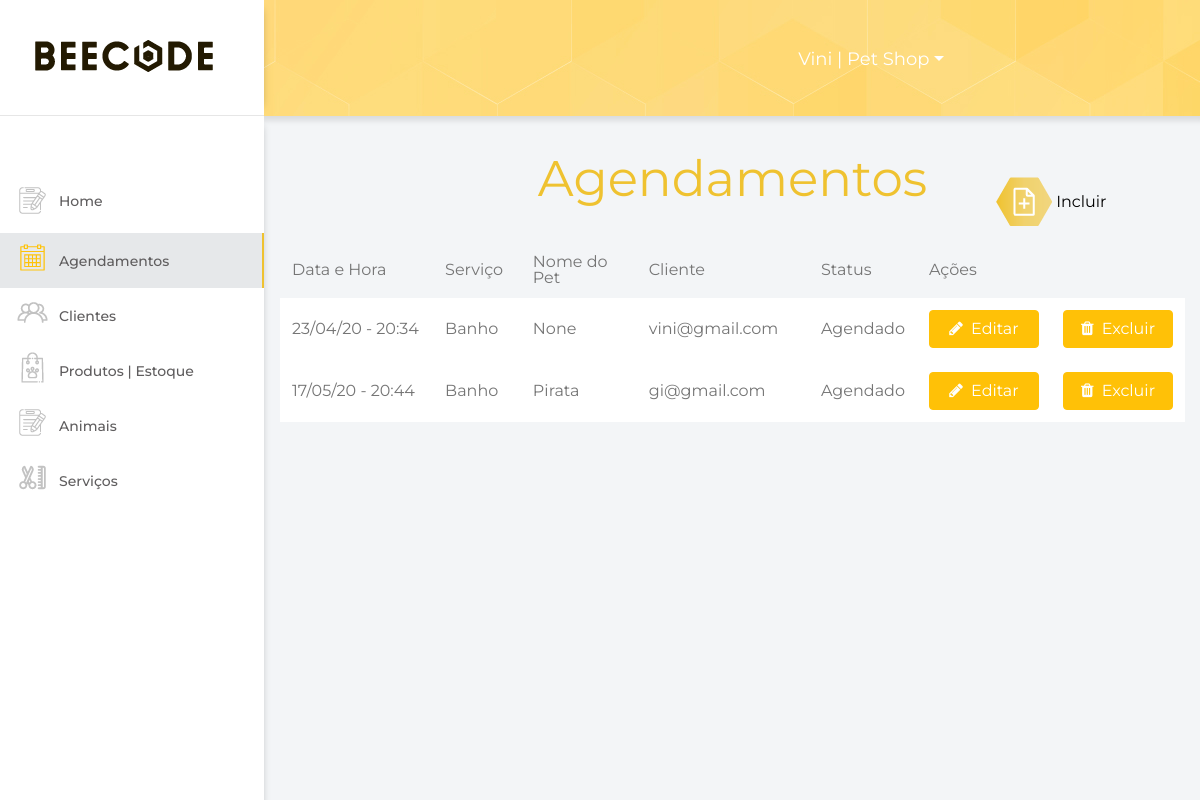
/agendamentos/ (signed in), run on the app's committed database.
### accounts/models.py (models this page shows, shortened)
class User(AbstractUser):
    SEXO_CHOICES = (
        ("F", "Feminino"),
        ("M", "Masculino"),
        ("N", "Nenhuma das opções"),
    )
    USER_TYPE = (
        ("C", "Cliente"),
        ("F", "Funcionário"),
    )
    phone = models.IntegerField("Telefone", default=0)
    birth_date = models.DateTimeField("Data de Nascimento", auto_now_add=False, blank=True, null=True, default=timezone.now)
    job_rule = models.CharField("Cargo", max_length=8, null=False, blank=True)
    sex = models.CharField("Sexo", max_length=1, choices=SEXO_CHOICES)
    user_type = models.CharField("Tipo de Usuário", max_length=1, choices=USER_TYPE, default="C")
    cpf = models.CharField("CPF", max_length=11, null=False, blank=False)
    zipcode = models.IntegerField('CEP', default=0, null=True, blank=True)
    street = models.CharField('Rua', max_length=100, null=True, blank=True)
    number = models.IntegerField('Número', default=0, null=True, blank=True)
    complement = models.CharField('Complemento', max_length=100, null=False, blank=True)
    district = models.CharField('Bairro', max_length=30, null=True, blank=True)
    city = models.CharField('Cidade', max_length=30, null=True, blank=True)
    state = models.CharField('Estado', max_length=2, null=True, blank=True)
    created_at = models.DateTimeField("Data de Criação", auto_now_add=True)
    updated_at = models.DateTimeField("Data de Alteração", auto_now=True)
    class Meta:
        verbose_name = "Usuário"
        verbose_name_plural = "Usuários"

### schedules/models.py (models this page shows)
class Schedule(models.Model):
    STATUS_CHOICES = (
        ("A", "Agendado"),
        ("T", "Atendido"),
        ("C", "Cancelado"),
    )
    schedule = models.DateTimeField(verbose_name="Data e Horário", auto_now_add=False, blank=True, null=True, default=timezone.now)
    user = models.ForeignKey(User, verbose_name="Cliente", on_delete=models.CASCADE)
    pet = models.ForeignKey(Pets, verbose_name="Animal", on_delete=models.CASCADE)
    service = models.ForeignKey(Service, verbose_name="Serviço", on_delete=models.CASCADE)
    status = models.CharField("Status", max_length=1, choices=STATUS_CHOICES, default="A")
    created_at = models.DateTimeField("Data de Criação", auto_now_add=True)
    updated_at = models.DateTimeField("Data de Alteração", auto_now=True)
    class Meta:
        verbose_name = "Agendamento"
        verbose_name_plural = "Agendamentos"

### services/models.py (models this page shows, shortened)
class Service(models.Model):
    code = models.CharField("Código do Serviço", max_length=999, null=False, blank=False)
    name = models.CharField("Nome do Serviço", max_length=256, null=False, blank=False)
    created_at = models.DateTimeField("Data de Criação", auto_now_add=True)
    updated_at = models.DateTimeField("Data de Alteração", auto_now=True)
    class Meta:
        verbose_name = "Serviço"
        verbose_name_plural = "Serviços"

### pets/models.py (models this page shows, shortened)
class Pets(models.Model):
    PET_CHOICES = (
        ('Cachorro', 'Cachorro'),
        ('Gato', 'Gato'),
        ('Hamster', 'Hamster'),
        ('Pássaro', 'Pássaro'),
        ('Peixe', 'Peixe' )
    )
    CLASS_CHOICES = (
        ('P', 'Pequeno'),
        ('M', 'Médio'),
        ('G', 'Grande'),
    )
    user = models.ForeignKey(User, verbose_name="Usuario", on_delete=models.CASCADE)
    name_pet = models.CharField('Nome do Pet', max_length=56, null=True, blank=False)
    type_pet = models.CharField("Tipo de Pet", max_length=20, choices=PET_CHOICES)
    class_pet = models.CharField("Porte de Pet", max_length=1, choices=CLASS_CHOICES)
    breed = models.CharField('Raça', max_length=56, null=True, blank=False)
    class Meta:
        verbose_name = "Animal"
        verbose_name_plural = "Animais"

### schedules/views.py (the view)
# urls.py: path('', include('schedules.urls', namespace="schedules")),
@login_required
def schedules(request):
    schedules = Schedule.objects.all()
    return render(request, "schedules/schedules.html", context={
        "schedules": schedules
    })

### schedules/templates/schedules/schedules.html (shortened to what this page needs)
{% extends "base.html" %}
{% load crispy_forms_tags %}
{% load static %}
{% block content %}
<div class="home">
    <div class="d-flex justify-content-center p-2">
        <h1>Agendamentos</h1>
    </div>
    <div class="container">
        {% if schedules %}
        <table class="table table-stripped text-black">
            <thead>
                <tr>
                    <td width="20%">Data e Hora</td>
                    <td width="10%">Serviço</td>
                    <td width="15%">Nome do Pet</td>
                    <td width="20%">Cliente</td>
                    <td width="10%">Status</td>
                    <td width="5%">Ações</td>
                </tr>
            </thead>
            <tbody class="corpo-table">
                {% for schedule in schedules %}
                <tr>
                    <td>{{ schedule.schedule|date:"d/m/y - H:i" }}</td>
                    <td>{{ schedule.service.name }}</td>
                    <td>{{ schedule.pet.name_pet }}</td>
                    <td>{{ schedule.user.email }}</td>
                    <td>{{ schedule.get_status_display }}</td>
                    <td>
                        <a href="{% url 'schedules:schedule_update' schedule.pk %}" class="btn btn-warning">
                            <i class="fa fa-pencil" aria-hidden="true">
                                <span>&nbsp;Editar</span>
                            </i>
                        </a>
                    </td>
                    <td>
                        <a href="{% url 'schedules:schedule_delete' schedule.pk %}" class="btn btn-warning">
                            <i class="fa fa-trash" aria-hidden="true">
                                <span>&nbsp;Excluir</span>
                            </i>
                        </a>
                    </td>
                </tr>
                {% endfor %}
            </tbody>
        </table>
        {% else %}
        <div class="container" style="text-align: center">
            <h1 class="naoTem">Não tem nenhum agendamento cadastrado!</h1>
        </div>
        {% endif %}
        <a class="btn-incluir" href="{% url 'schedules:schedule_create' %}"><img
                src="{% static 'img/icon-incluir.png' %}" alt="Incluir">
            <span>&nbsp;Incluir</span></a>
    </div>
</div>
{% endblock %}

### core/templates/navbar.html (shortened to what this page needs)
{% load sass_tags %} {% load static %} {% block navbar %}
<div class="nav">
  <div class="logo">
    <a class="navbar-brand" href="{% url 'index' %}">
      <img class="user" src="{% static 'img/logo.png' %}" />
    </a>
  </div>
  <div class="config">
    <ul class="nav nav-tabs">
      <li class="nav-item dropdown">
        {% if user.is_authenticated %}
        <a class="nav-link dropdown-toggle" data-toggle="dropdown" href="#" role="button" aria-haspopup="true"
          aria-expanded="false">{{ user.username }} | Pet Shop</a>
    {% endif %}
  </div>
</div>
<div class="nav-vertical">
  <ul class="nav flex-column">
    <li class="nav-item">
      <a class="nav-link homeNav" href="{% url 'index' %}">
        <img class="img-cadastro" src="{% static 'img/cadastro.png' %}" alt="home" />
        <span>Home</span>
      </a>
    </li>
    {% if user.is_authenticated %}
    <li class="nav-item">
      <a class="nav-link navAgendamento" href="{% url 'schedules:schedules' %}">
        <img class="img-cadastro" src="{% static 'img/agendamento.png' %}" alt="schedules" />
        Agendamentos
      </a>
    </li>
    <li class="nav-item">
      <a class="nav-link navClientes" href="{% url 'accounts:clients' %}">
        <img class="img-cadastro" src="{% static 'img/funcionarios.png' %}" alt="clients" />
        Clientes
      </a>
    </li>
    <li class="nav-item">
      <a class="nav-link navProdutos" href="{% url 'products:products' %}">
        <img class="img-cadastro" src="{% static 'img/estoque.png' %}" alt="products" />
        Produtos | Estoque
      </a>
    </li>
    <li class="nav-item">
      <a class="nav-link navAnimais" href="{% url 'pets:pets' %}">
        <img class="img-cadastro" src="{% static 'img/cadastro.png' %}" alt="pets" />
        Animais
      </a>
    </li>
    <li class="nav-item">
      <a class="nav-link navServicos" href="{% url 'services:services' %}">
        <img class="img-cadastro" src="{% static 'img/servicos.png' %}" alt="services" />
        Serviços
      </a>
    </li>
     {% endif %}
  </ul>
</div>
{% endblock %}

### core/static/css/main.css (style rules this page uses)
*:not(.fa) { font-family: "Montserrat", sans-serif !important; }
body { background-color: #f3f5f7; overflow-x: hidden; }
.container { width: 100%; max-width: 1024px; margin: 0 auto; }
.home { position: relative; width: 100%; margin: 0 0 0 auto; max-width: calc(100% - 265px); }
.nav { -webkit-box-align: center; -ms-flex-align: center; align-items: center; background: url("../img/bg-login.jpg"); position: relative; -webkit-box-shadow: 10px 10px 5px -5px rgba(0, 0, 0, 0.1); box-shadow: 10px 10px 5px -5px rgba(0, 0, 0, 0.1); padding-left: 0 !important; }
.nav .logo { background-color: #fff; padding: 35px; -webkit-box-shadow: 8px 0px 8px -10px rgba(0, 0, 0, 0.25); box-shadow: 8px 0px 8px -10px rgba(0, 0, 0, 0.25); border-bottom: 1px solid #e6e6e6; }
.nav .config { position: absolute; right: 240px; }
.nav .nav-tabs { border: none; background: transparent; -webkit-box-shadow: none; box-shadow: none; }
.nav .nav-tabs .nav-link { border: none; font-size: 18px; font-family: "Montserrat", sans-serif; font-weight: 400; color: #fff; }
.nav-item span { margin: 10px 0px !important; position: absolute; }
.nav-vertical { position: fixed; height: 100vh; background: #fff; width: 264px; -webkit-box-shadow: 8px 0px 8px -10px rgba(0, 0, 0, 0.25); box-shadow: 8px 0px 8px -10px rgba(0, 0, 0, 0.25); }
.nav-vertical .nav { -webkit-box-align: baseline; -ms-flex-align: baseline; align-items: baseline; background: #fff; -webkit-box-shadow: none; box-shadow: none; margin-top: 60px; padding-left: 20px; }
.nav-vertical .nav-item { width: 100%; }
.nav-vertical .nav-item .nav-link { font-size: 14px; font-family: "Montserrat", sans-serif; font-weight: 500; color: #5f5d5e; }
.nav-link:not(.homeNav) { align-items: center !important; display: flex !important; flex-direction: row !important; flex-wrap: wrap !important; }
.nav-vertical .nav-item .nav-link .img-cadastro { padding-right: 10px; padding-bottom: 6px; }
.fa { color: #fff !important; }
.btn-warning { width: 110px; color: #fff !important; }
.btn-incluir { align-items: center; display: flex; flex-direction: row; flex-wrap: wrap; color: #000; position: absolute; top: 20%; right: 10%; }
.table td,.table th { border: none; vertical-align: middle !important; }
thead, tbody { color: #757575; }
tbody { background: #fff; }
h1 { color: #efc230 !important; font-size: 50px !important; padding: 30px 0px !important; }
.img-cadastro { filter: grayscale(1); }

### schedules/templates/schedules/schedules.html (style rules this page uses)
.navAgendamento { border-right: 2px solid #efc230 !important; }
body>div.nav-vertical>ul>li:nth-child(2) { background: #e6e8ea; }
.navAgendamento .img-cadastro, .navAgendamento .img-cadastro { filter: none !important; }

### data on the page
User: username "Vini"
Schedule: schedule "23/04/20 - 20:34", service.name "Banho", pet.name_pet "None", user.email "vini@gmail.com", status "Agendado"
Schedule: schedule "17/05/20 - 20:44", service.name "Banho", pet.name_pet "Pirata", user.email "gi@gmail.com", status "Agendado"
